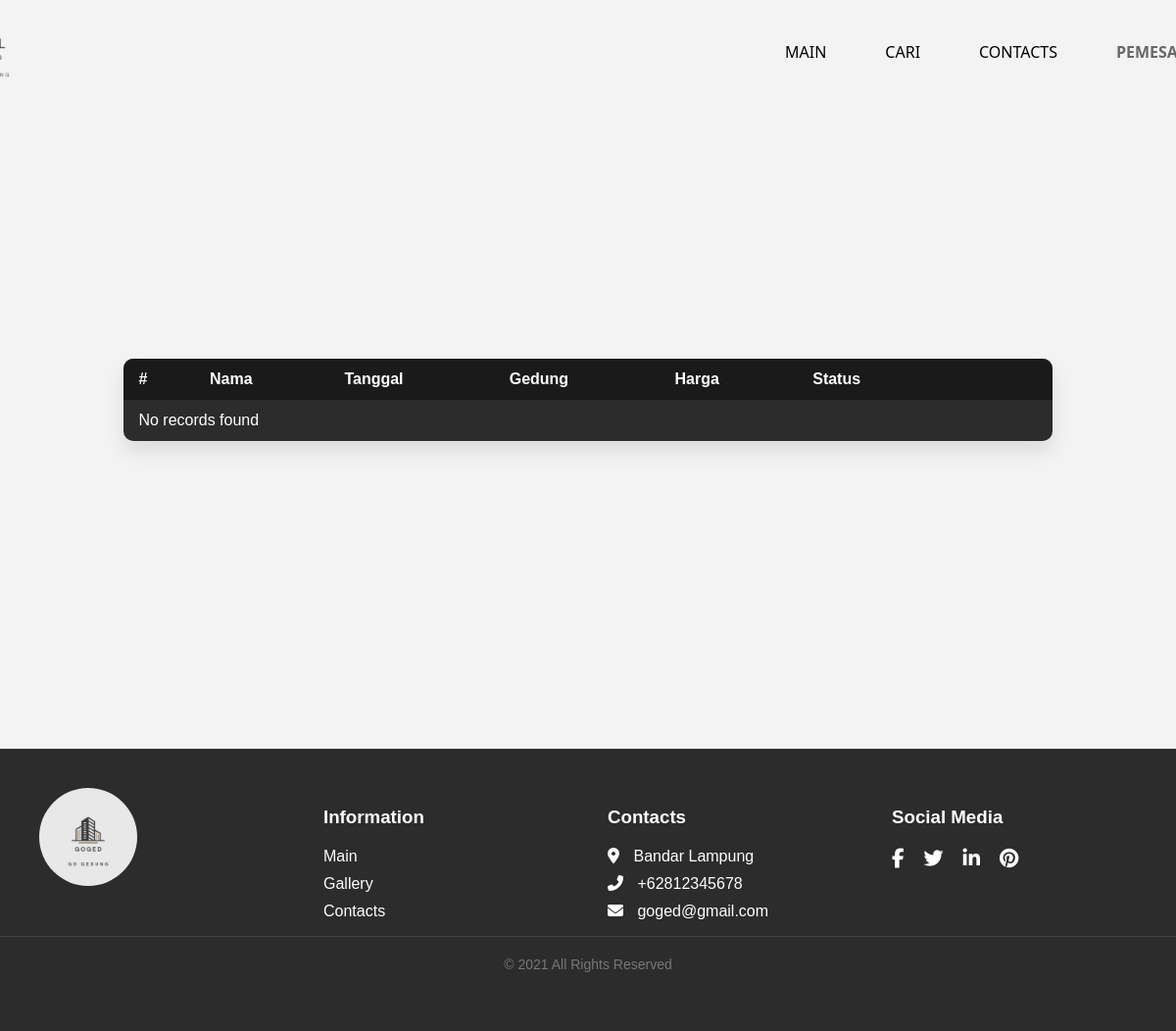
The app's page /user/pesanan.php (signed in), older data.
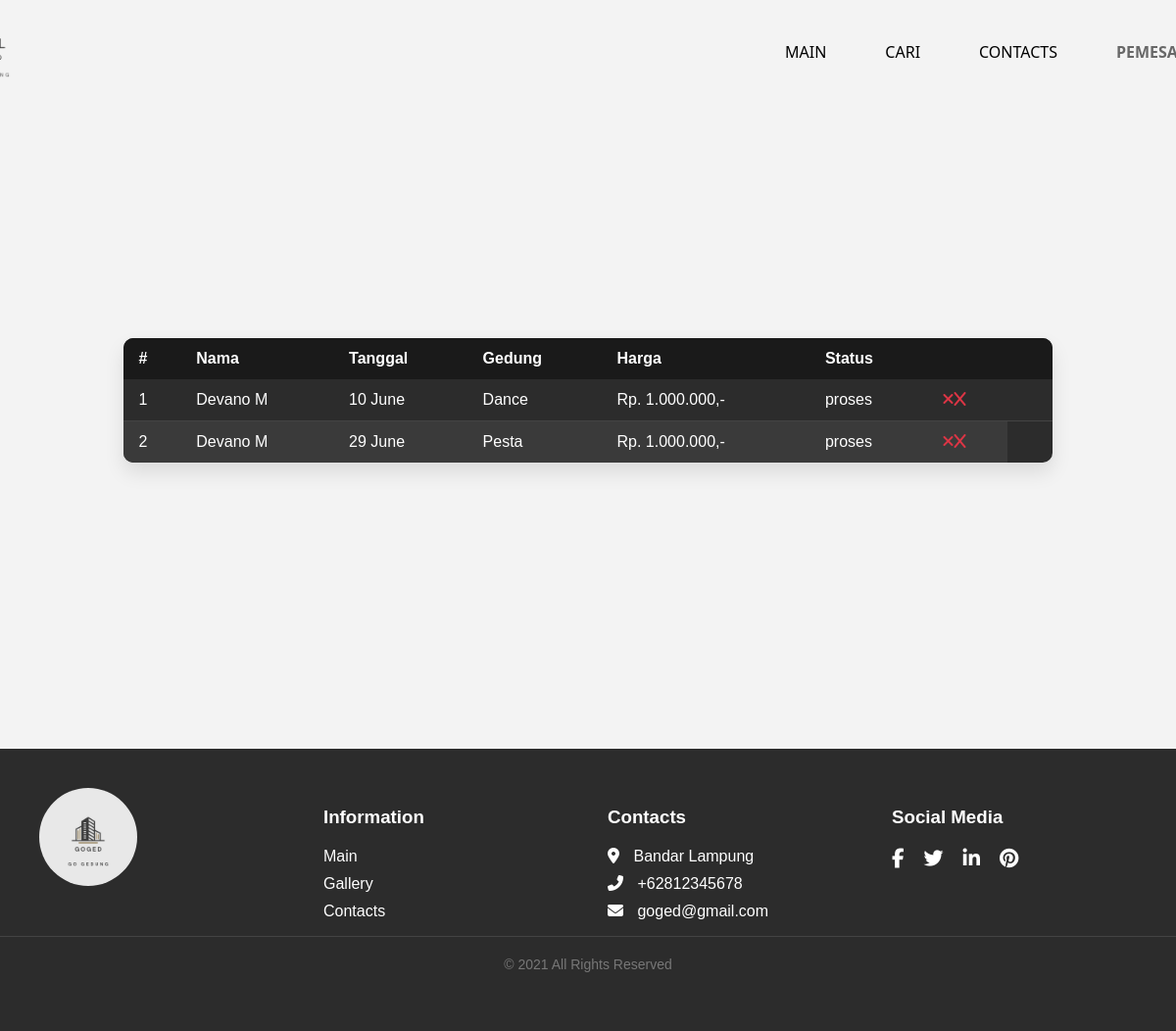
The same page, newer data.
### tables this page shows
CREATE TABLE `pemesanan` (
  `pemesanan_id` int(11) NOT NULL,
  `user_id` int(11) NOT NULL,
  `tanggal_pemesanan` date NOT NULL,
  `nama_kartu` varchar(100) NOT NULL,
  `nomor_kartu` varchar(20) NOT NULL,
  `tanggal_kadaluarsa` date NOT NULL,
  `jumlah_pembayaran` decimal(10,2) NOT NULL,
  `status` varchar(7) NOT NULL
);

CREATE TABLE `unit` (
  `user_id` int(11) NOT NULL,
  `name` varchar(255) NOT NULL,
  `email` varchar(255) NOT NULL,
  `password` varchar(255) NOT NULL,
  `level` varchar(20) NOT NULL,
  `reset_token` int(4) NOT NULL
);

### user/pesanan.php (the view, shortened to what this page needs)
<?php
include '../koneksi.php';
$user_id = $_SESSION['user_id'];
$sql = "SELECT p.pemesanan_id, DATE_FORMAT(p.tanggal_pemesanan, '%d %M') as formatted_date, p.jumlah_pembayaran, u.name, p.status
        FROM pemesanan p
        JOIN unit u ON p.user_id = u.user_id
        WHERE p.user_id = ?";
$stmt = $koneksi->prepare($sql);
$stmt->bind_param("i", $user_id);
$stmt->execute();
$result = $stmt->get_result();
?>
<!DOCTYPE html>
<html lang="en">
<head>
    <link rel="stylesheet" href="../assets/css/pesanan.css">
</head>
<body>
<header class="sticky-header">
        <div class="logo">
            <img src="../assets/image/logo-removebg-preview.png" alt="Logo" class="logo-image">
        </div>
        <nav>
            <ul>
                <li><a href="homepage.php">MAIN</a></li>
                <li><a href="cari.php">CARI</a></li>
                <li><a href="contact.php">CONTACTS</a></li>
                <li><a href="pesanan.php" class="active">PEMESANAN</a></li>
            </ul>
        </nav>
    </header>
    <table>
    <thead>
        <tr>
            <th>#</th>
            <th>Nama</th>
            <th>Tanggal</th>
            <th>Gedung</th>
            <th>Harga</th>
            <th>Status</th>
            <th></th>
            <th></th>
        </tr>
    </thead>
    <tbody>
        <?php
        $counter = 1;
        if ($result->num_rows > 0) {
            while($row = $result->fetch_assoc()) {
                echo "<tr>";
                echo "<td>" . $counter . "</td>";
                echo "<td>" . htmlspecialchars($row["name"]) . "</td>";
                echo "<td>" . $row["formatted_date"] . "</td>";
                $building = "";
                switch ($row["pemesanan_id"]) {
                    case 1:
                        $building = "Dance";
                        break;
                    case 4:
                        $building = "Pesta";
                        break;
                }
                echo "<td>" . $building . "</td>";
                echo "<td>Rp. " . number_format($row["jumlah_pembayaran"], 0, ',', '.') . ",-</td>";
                echo "<td>" . htmlspecialchars($row["status"]) . "</td>";
                echo '<td><a href="delete.php?pemesanan_id=' . $row["pemesanan_id"] . '&tanggal_pemesanan=' . $row["formatted_date"] . '&jumlah_pembayaran=' . $row["jumlah_pembayaran"] . '&status=' . $row["status"] . '"><i class="fas fa-times">X</i></a></td>';
                echo "</tr>";
                $counter++;
            }
        } else {
            echo "<tr><td colspan='7'>No records found</td></tr>";
        }
        ?>
    </tbody>
</table>
    <footer class="footer">
        <div class="footer-container">
            <div class="footer-column">
                <img src="../assets/image/logo.jpg" alt="Logo" class="footer-logo">
            </div>
            <div class="footer-column">
                <h3>Information</h3>
                <ul>
                    <li><a href="#">Main</a></li>
                    <li><a href="#">Gallery</a></li>
                    <li><a href="#">Contacts</a></li>
                </ul>
            </div>
            <div class="footer-column">
                <h3>Contacts</h3>
                <ul>
                    <li><i class="fas fa-map-marker-alt"></i> Bandar Lampung</li>
                    <li><i class="fas fa-phone-alt"></i> +62812345678</li>
                    <li><i class="fas fa-envelope"></i> goged@gmail.com</li>
                </ul>
            </div>
            <div class="footer-column">
                <h3>Social Media</h3>
                <div class="social-media">
                    <a href="#"><i class="fab fa-facebook-f"></i></a>
                    <a href="#"><i class="fab fa-twitter"></i></a>
                    <a href="#"><i class="fab fa-linkedin-in"></i></a>
                    <a href="#"><i class="fab fa-pinterest"></i></a>
                </div>
            </div>
        </div>
        <div class="footer-bottom">
            <p>&copy; 2021 All Rights Reserved</p>
        </div>
    </footer>
</body>
</html>

Row changes from the older to the newer data that the page shows:
added pemesanan: user.name "Devano M", formatted_date "10 June", pemesanan "Dance", jumlah_pembayaran "1.000.000", status "proses"
added pemesanan: user.name "Devano M", formatted_date "29 June", pemesanan "Pesta", jumlah_pembayaran "1.000.000", status "proses"
Text that changed along with them:
text no longer shown: "No records found"
